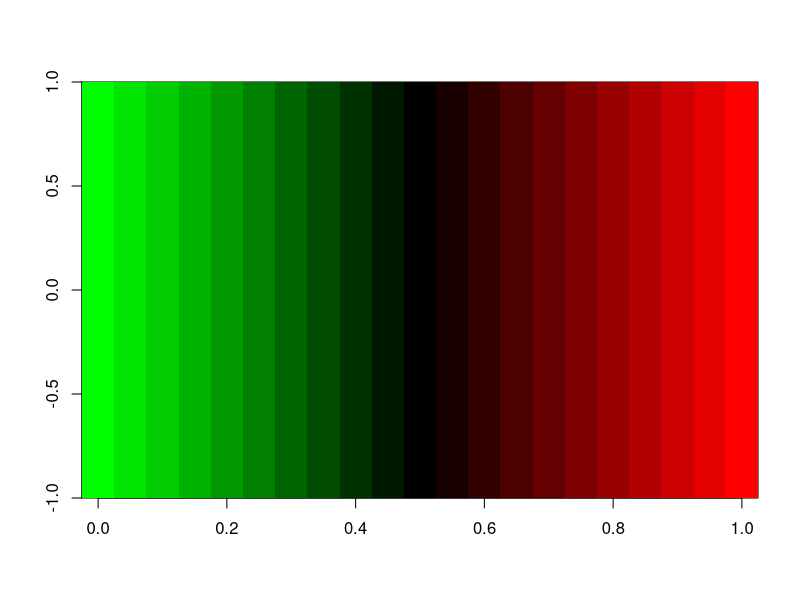

The R script that drew this image:
## ---- chunk 1
knitr::opts_chunk$set(echo = TRUE)
## ---- chunk 2
MA.color <- function(n=11){
  colorRampPalette(c("green", "black", "red"), space = "rgb")(n)
}
## ---- chunk 3
x <- -10:10
X <- matrix(x, ncol = 1)
image(X, col = MA.color(21))
## ---- chunk 4

## ---- chunk 5

## ---- chunk 6

## ---- chunk 7

## ---- chunk 8

## ---- chunk 9
myData <- data.frame(M.1 = c(8.0, 7.0, 6.0, 2.0),
                     M.2 = c(8.0, 8.0, 6.0, 3.0),
                     M.3 = c(2.0, 7.0, 7.0, 8.0))
rownames(myData) <- paste0("Gene ",LETTERS[1:4])
myData
## ---- chunk 10

## ---- chunk 11

## ---- chunk 12

## ---- chunk 13

## ---- chunk 14

## ---- chunk 15

## ---- chunk 16

## ---- chunk 17

## ---- chunk 18

## ---- chunk 19

## ---- chunk 20

## ---- chunk 21

## ---- chunk 22

## ---- chunk 23

## ---- chunk 24

## ---- chunk 25

## ---- chunk 26

